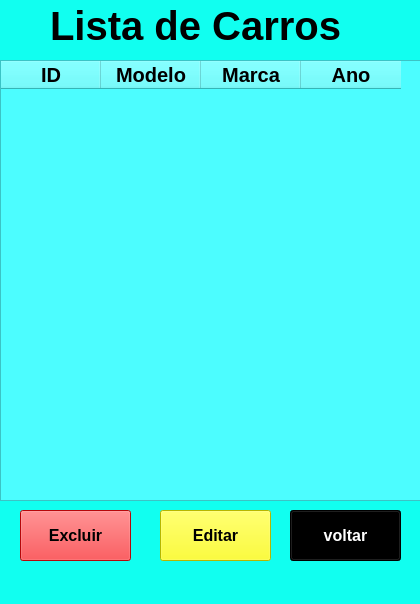
<?xml version="1.0" encoding="UTF-8"?>
<ui version="4.0">
 <class>MainWindow</class>
 <widget class="QMainWindow" name="MainWindow">
  <property name="geometry">
   <rect>
    <x>0</x>
    <y>0</y>
    <width>420</width>
    <height>604</height>
   </rect>
  </property>
  <property name="windowTitle">
   <string>MainWindow</string>
  </property>
  <property name="styleSheet">
   <string notr="true">background-color: rgb(211, 255, 254);
background-color: rgb(17, 255, 240);</string>
  </property>
  <widget class="QWidget" name="centralwidget">
   <widget class="QLabel" name="label">
    <property name="geometry">
     <rect>
      <x>50</x>
      <y>0</y>
      <width>321</width>
      <height>51</height>
     </rect>
    </property>
    <property name="font">
     <font>
      <pointsize>30</pointsize>
      <weight>75</weight>
      <bold>true</bold>
     </font>
    </property>
    <property name="text">
     <string>Lista de Carros</string>
    </property>
   </widget>
   <widget class="QTableWidget" name="tableWidget">
    <property name="geometry">
     <rect>
      <x>0</x>
      <y>60</y>
      <width>611</width>
      <height>441</height>
     </rect>
    </property>
    <property name="font">
     <font>
      <pointsize>15</pointsize>
      <weight>75</weight>
      <bold>true</bold>
     </font>
    </property>
    <property name="styleSheet">
     <string notr="true">background-color: rgb(76, 253, 255);</string>
    </property>
    <column>
     <property name="text">
      <string>ID</string>
     </property>
     <property name="font">
      <font>
       <pointsize>15</pointsize>
       <weight>75</weight>
       <bold>true</bold>
      </font>
     </property>
    </column>
    <column>
     <property name="text">
      <string>Modelo</string>
     </property>
     <property name="font">
      <font>
       <pointsize>15</pointsize>
       <weight>75</weight>
       <bold>true</bold>
      </font>
     </property>
    </column>
    <column>
     <property name="text">
      <string>Marca</string>
     </property>
     <property name="font">
      <font>
       <pointsize>15</pointsize>
       <weight>75</weight>
       <bold>true</bold>
      </font>
     </property>
    </column>
    <column>
     <property name="text">
      <string>Ano</string>
     </property>
     <property name="font">
      <font>
       <pointsize>15</pointsize>
       <weight>75</weight>
       <bold>true</bold>
      </font>
     </property>
    </column>
   </widget>
   <widget class="QPushButton" name="pushButton">
    <property name="geometry">
     <rect>
      <x>20</x>
      <y>510</y>
      <width>111</width>
      <height>51</height>
     </rect>
    </property>
    <property name="font">
     <font>
      <pointsize>12</pointsize>
      <weight>75</weight>
      <bold>true</bold>
     </font>
    </property>
    <property name="styleSheet">
     <string notr="true">background-color: rgb(255, 10, 14);</string>
    </property>
    <property name="text">
     <string>Excluir</string>
    </property>
   </widget>
   <widget class="QPushButton" name="pushButton_2">
    <property name="geometry">
     <rect>
      <x>160</x>
      <y>510</y>
      <width>111</width>
      <height>51</height>
     </rect>
    </property>
    <property name="font">
     <font>
      <pointsize>12</pointsize>
      <weight>75</weight>
      <bold>true</bold>
     </font>
    </property>
    <property name="styleSheet">
     <string notr="true">background-color: rgb(255, 10, 14);
background-color: rgb(255, 255, 0);</string>
    </property>
    <property name="text">
     <string>Editar</string>
    </property>
   </widget>
   <widget class="QPushButton" name="pushButton_3">
    <property name="geometry">
     <rect>
      <x>290</x>
      <y>510</y>
      <width>111</width>
      <height>51</height>
     </rect>
    </property>
    <property name="font">
     <font>
      <pointsize>12</pointsize>
      <weight>75</weight>
      <bold>true</bold>
     </font>
    </property>
    <property name="styleSheet">
     <string notr="true">background-color: rgb(0, 0, 0);
color: rgb(255, 255, 255);</string>
    </property>
    <property name="text">
     <string>voltar</string>
    </property>
   </widget>
  </widget>
  <widget class="QMenuBar" name="menubar">
   <property name="geometry">
    <rect>
     <x>0</x>
     <y>0</y>
     <width>420</width>
     <height>21</height>
    </rect>
   </property>
  </widget>
  <widget class="QStatusBar" name="statusbar"/>
 </widget>
 <resources/>
 <connections/>
</ui>
